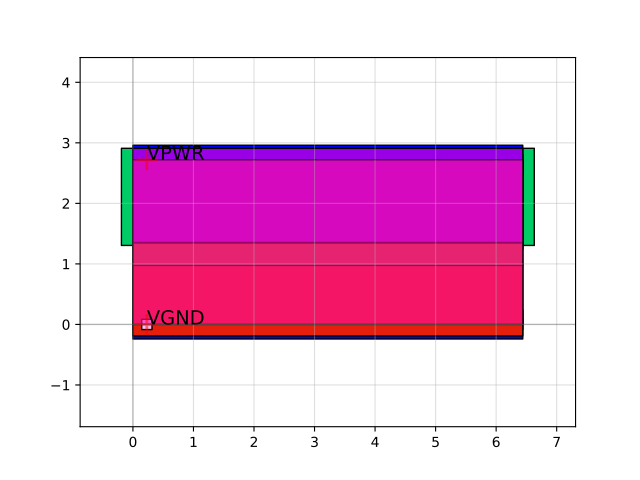

This chart was generated by the following Python code:
import sky130

c = sky130.components.sky130_fd_sc_hd__a22o_4()
c.plot()
